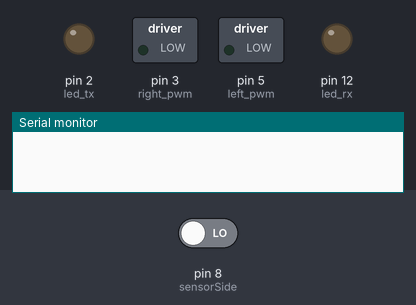
This sketch was run on a simulated Arduino Uno, built with avr-gcc and run on an emulated ATmega328P. On the bench: switched loads named in the sketch (green lamp = pin HIGH), output pins drawn as LEDs (lit = HIGH), the last lines printed to the serial monitor. Dashed ring = blinking. Inputs (shaded band) come from the test bench; at power-on: pin 8 (sensorSide) LOW. No radio packets arrive unless stated.

Above: at 1.2 s.
1.3 s: pin 8 (sensorSide) driven HIGH
At 2.76 s:
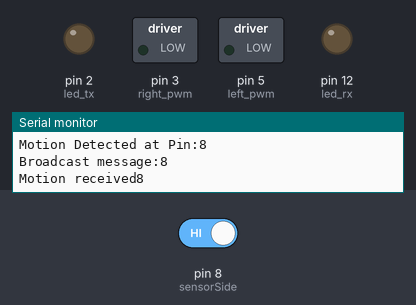
At 10.13 s:
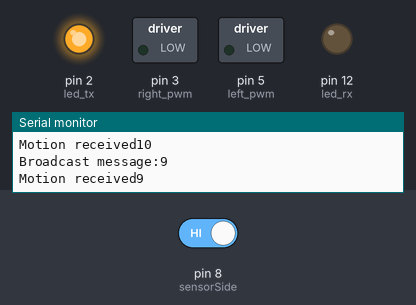
Timing chart, 0 to 10.3 s (numbered marks = the images above; inputs shaded):
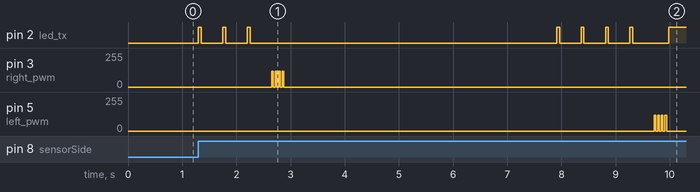

The sketch:

dc_dolly.ino
```cpp
#include <Arduino.h>
#include <SPI.h>
#include "RF24.h"
#include "printf.h"
#include <nRF24L01.h>

//motor pin
const int right_pwm = 3;
const int left_pwm = 5;
const int dutyCycle = 120; //pwm 0-255 - how much volage in the motor- smaller value less power

//Movements
unsigned long unwind_time = 5000; // 10 sec the pause before it turns (goes back)
unsigned long unwind_start = 0; // the time the delay started
bool unwinding = false; // true if still waiting for delay to finish
const int default_step = 1;
const int turn_step = 4;
const int duration_per_step = 30; // millisecond 2000 the peroid of motor on
const int delay_between_step = 35; // time between each step - less the smoother the greater the more pause


// configure sensor pins
const int sensorCenter = 9; // choose the input pin (for PIR sensor)
const int sensorSide = 8;
int pirState = LOW; // we start, assuming no motion detected
int val = 0; // variable for reading the pin status
bool sensor_pause = false;

const int led_tx = 2;const int led_rx = 12;

//controller button
const int button_forward = 3;
const int button_backward = 4;
const int button_right_turn = 8;
const int button_left_turn = 9;

RF24 radio(6,7); //6-CS 7-CSN


typedef enum {controller, left_wheel, right_wheel} role_type;
typedef enum {forward = 5, backward,right_turn,left_turn,pause_sensor,unpause_sensor} motion_type;

byte nodes[][6] = {"1Node","2Node","3Node"};

//**** Setting the board role before upload the code to ardui
role_type role = left_wheel; //left_wheel; //controller;

motion_type last_motion;

//Function to configure the radio
void configureRadio(){

  if (!radio.begin()){
    Serial.println("Configuration incorrect, start up failed!!!");
  }

  // Set the PA Level low to prevent power supply related issues since this is a
 // getting_started sketch, and the likelihood of close proximity of the devices. RF24_PA_MAX is default.
  radio.setPALevel(RF24_PA_LOW);
  radio.setChannel(80);

  // Open a writing and reading pipe on each radio, with opposite addresses

  for(int i =0;i<3;i++)
    radio.openReadingPipe(i+1,nodes[i]);

  radio.openWritingPipe(nodes[0]);

  // Start the radio listening for data
  radio.startListening();

  radio.printDetails();
}


// the previous reading from the analog input
void setup() {
  Serial.begin(115200);

  //dc motor
  pinMode(right_pwm,OUTPUT);
  pinMode(left_pwm,OUTPUT);

  //sensor set up
//  pinMode(sensorCenter, INPUT);
  pinMode(sensorSide, INPUT);

  if (role == controller){
    pinMode(button_right_turn, INPUT);
    pinMode(button_left_turn, INPUT);
  }

  digitalWrite(sensorCenter,LOW);
  digitalWrite(sensorSide, LOW);


  pinMode(led_tx,OUTPUT);
  digitalWrite(led_tx,LOW);
  pinMode(led_rx,OUTPUT);
  digitalWrite(led_rx,LOW);

  printf_begin();
  configureRadio();


}

void runMotor(){
  Serial.println("Run Motor");
}

void broadcastMessage(motion_type motion){
  Serial.print("Broadcast message:"); Serial.println(motion);
  radio.stopListening();
  radio.write(&motion,sizeof(motion_type));
  radio.startListening();
  displayMessage(motion);
}

void displayMessage(motion_type motion){
  Serial.print("Motion received"); Serial.println(motion);
  int pin = led_tx;
  switch(motion){
    case forward:
      blink(pin,2);
      break;
    case left_turn:
      blink(pin,3);
      break;
    case right_turn:
      blink(pin,4);
      break;
    case backward:
      blink(pin,5);
  }
}

void digestMessage(motion_type motion){
  Serial.print("Digest Message:"); Serial.println(motion);
  switch(motion){
    case forward:
      move_forward(default_step);
      break;
    case left_turn:
      turn_left();
      break;
    case right_turn:
      turn_right();
      break;
    case backward:
      move_backward(default_step);
    case pause_sensor:
      sensor_pause = true;
    case unpause_sensor:
      sensor_pause = false;
    }
}

/*
void moveDolly(motion_type motion){

  Serial.print("Motion received: "); Serial.println(motion);
  switch(motion){
    case forward:
      stepping(10,100,right_pwm,left_pwm);
      break;
    case left_turn:
      blink(3);
      break;
    case right_turn:
      blink(4);
      break;
    case backward:
      stepping(10,100,left_pwm,right_pwm);

  }
}
*/

void stop(){
  analogWrite(left_pwm,0);
  analogWrite(right_pwm,0);
//  digitalWrite(left_pwm,LOW);
//  digitalWrite(right_pwm,HIGH);
}

void move_forward(int step){
  stepping(step,duration_per_step,right_pwm,left_pwm);
}

void move_backward(int step){
  stepping(step,duration_per_step,left_pwm, right_pwm);
}

void turn_left() {
  if (role == left_wheel)
    move_backward(turn_step);
  else
    move_forward(turn_step);
}

void turn_right(){
  if (role == left_wheel)
    move_forward(turn_step);
  else
    move_backward(turn_step);
}
void stepping(int step, int duration, int disable_pin, int enable_pin){
  analogWrite(disable_pin, 0);
  delayMicroseconds(100);
  for (int i = 0; i < step; i++){
    analogWrite(enable_pin, dutyCycle); //running
    delay(duration);
    stop();
    delay(delay_between_step);
  }


}
void blink(int pin, int n){
  for (int i=0;i<n;i++){
    digitalWrite(pin,HIGH);
    delay(50);
    digitalWrite(pin,LOW);
    delay(400);
  }
}

bool checkSensor(int sensor){
  val = digitalRead(sensor);
  if (val == HIGH){
      digitalWrite(led_tx,HIGH);
//      digitalWrite(sensorSide,LOW);
//      digitalWrite(sensorCenter,LOW);
//      Serial.println("Sensor read high ");
      if (pirState == LOW) {
        Serial.print("Motion Detected at Pin:"); Serial.println(sensor);
        pirState = HIGH;
        if(sensor == sensorCenter){
          broadcastMessage(forward);
          move_forward(default_step);
          last_motion = forward;
        }else{
          motion_type mt = (role == left_wheel? left_turn : right_turn);
//          Serial.println("I m broadcasting");
          broadcastMessage(mt); //role == left_wheel? left_turn : right_turn);
          if (mt == left_turn)
            turn_left();
          else
            turn_right();
          last_motion = mt;
        }
      }

   }else{
      digitalWrite(led_tx,LOW);
//      Serial.println("Sensor read low");
      if (pirState == HIGH) {
        Serial.println("Motion Ended.");
        pirState = LOW;
      }
  }
  return val;
}

void loop() {

  if (unwinding){
//    Serial.print("in unwinding loop");
    if (millis() - unwind_start > unwind_time){
      Serial.print("Unwinding:"); Serial.println(last_motion);
      if (last_motion == forward){
        broadcastMessage(backward);
        move_backward(default_step);
      }else if (last_motion == left_turn){
        broadcastMessage(right_turn);
        turn_right();
      }else if (last_motion == right_turn){
        broadcastMessage(left_turn);
        turn_left();
      }
      unwinding = false;
      broadcastMessage(unpause_sensor);

    }
  }else if (role != controller && !sensor_pause){
//    Serial.println("get ready to check sensor");
//    if (!checkSensor(sensorSide))
//      checkSensor(sensorCenter);
    checkSensor(sensorSide);
    if (pirState == HIGH){
      unwinding = true;
      unwind_start = millis();
//      Serial.println("I M here");
      broadcastMessage(pause_sensor);
    }
  }else { //controller role
    if (digitalRead(button_forward) == HIGH)
      broadcastMessage(forward);
    else if (digitalRead(button_backward) == HIGH)
      broadcastMessage(backward);
    else if (digitalRead(button_right_turn) == HIGH)
      broadcastMessage(right_turn);
    else if (digitalRead(button_left_turn) == HIGH)
      broadcastMessage(left_turn);
    delay(5000);
  }

  if (radio.available()){
    motion_type motion;
    radio.read(&motion,sizeof(motion_type));
    displayMessage(motion);
    if(!unwinding)
        digestMessage(motion);

 }


}

/*
 * val = digitalRead(sensorIn);
    if (val == HIGH){
      digitalWrite(ledPin,HIGH);
      if (pirState == LOW) {
        Serial.println("Motion Detected");
        pirState = HIGH;
        broadcastMessage(forward);
        runMotor();
      }
   }else{
      digitalWrite(ledPin,LOW);
      if (pirState == HIGH) {
        Serial.println("Motion Ended.");
        pirState = LOW;
      }
  }
 */

/*
  unsigned wait_time_micros = stepper1.nextAction();
  if (wait_time_micros <=0){
    stepper1.disable();
    digitalWrite(ENABLE,HIGH);
    delay(2000);
    digitalWrite(ENABLE,LOW);
    stepper1.startRotate(90);
  }
  */
```

Measured:
- after the input at 1.3 s, pin 3 (right_pwm): alternates 120/255 for 0.03 s and 0/255 for 0.04 s, 8 changes in all, then stays 0/255, starting after 1.4 s; pin 5 (left_pwm): alternates 120/255 for 0.03 s and 0/255 for 0.04 s, 8 changes in all, then stays 0/255, starting after 8.4 s
